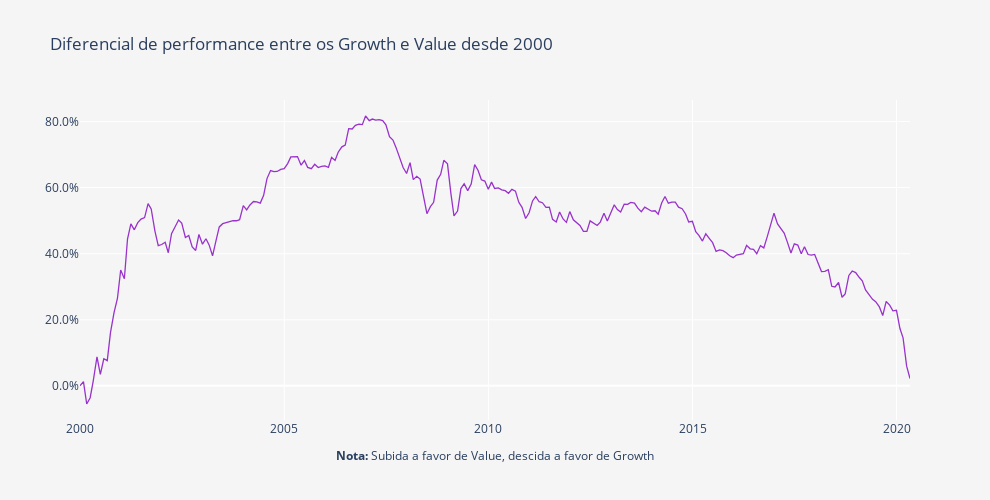

The code cell stored with this chart in its notebook:
### Markdown cell above
**Dica:** A interactividade dos gráficos da plotly permite:

    . Zoom (mantenham o clique e arrastem o cursor em simultâneo, em cima do gráfico);
    . Tem uma lista de opções que aparece se forem com o cursor ao canto superior direito;
    . Façam duplo clique no gráfico ou seleccionem a opção Autoscale/Reset Axes para voltar ao normal;
    . Alterem a opção de 'Compare data on hoover' para 'Show closest data on hoover' se vos for mais conveniente;
    . Se clicarem num nome na legenda esse fundo desaparece (clicando de novo ele volta a apetecer).

### Code cell
layout = go.Layout(
    title='Diferencial de performance entre os Growth e Value desde 2000',
    plot_bgcolor='#f5f5f5',
    paper_bgcolor='#f5f5f5',
    width=990,
    height=500,
    xaxis=dict(
        title='<b>Nota:</b> Subida a favor de Value, descida a favor de Growth',
        showgrid=True,
        titlefont=dict(size=12),
    ),
    yaxis=dict(
        title='',
        showgrid=True,
        zeroline=True, # Adicionar ou não a zero line
        tickformat=".1%" # tickformat=".2%" se quiseres mais casas decimais
    ))

trace0 = go.Scatter(
    x = fundos.index,
    y = (round(((fundos.iloc[:, 1] / fundos.iloc[:, 0])- 1), 5)),
    name = 'Portfolio',
    line = dict(
        color = 'darkorchid',
        width = 1.3)
)

data = [trace0]
        
fig = go.Figure(data=data, layout=layout)
py.iplot(fig)

### Figure 1 — Plotly figure (JSON) as saved in the notebook; plotly's stock layout.template omitted (floating-point values rounded to 4 significant figures; data arrays with more than 128 entries replaced by an {"elided": "..."} marker saying what was removed)
{"data": [{"line": {"color": "darkorchid", "width": 1.3}, "name": "Portfolio", "type": "scatter", "x": {"elided": "245 str values"}, "y": {"elided": "245 float values"}}], "layout": {"height": 500, "paper_bgcolor": "#f5f5f5", "plot_bgcolor": "#f5f5f5", "title": {"text": "Diferencial de performance entre os Growth e Value desde 2000"}, "width": 990, "xaxis": {"autorange": true, "range": ["1999-12-31", "2020-04-30"], "showgrid": true, "title": {"font": {"size": 12}, "text": "<b>Nota:</b> Subida a favor de Value, descida a favor de Growth"}, "type": "date"}, "yaxis": {"autorange": true, "range": [-0.1034, 0.865], "showgrid": true, "tickformat": ".1%", "title": {"text": ""}, "type": "linear", "zeroline": true}}}
